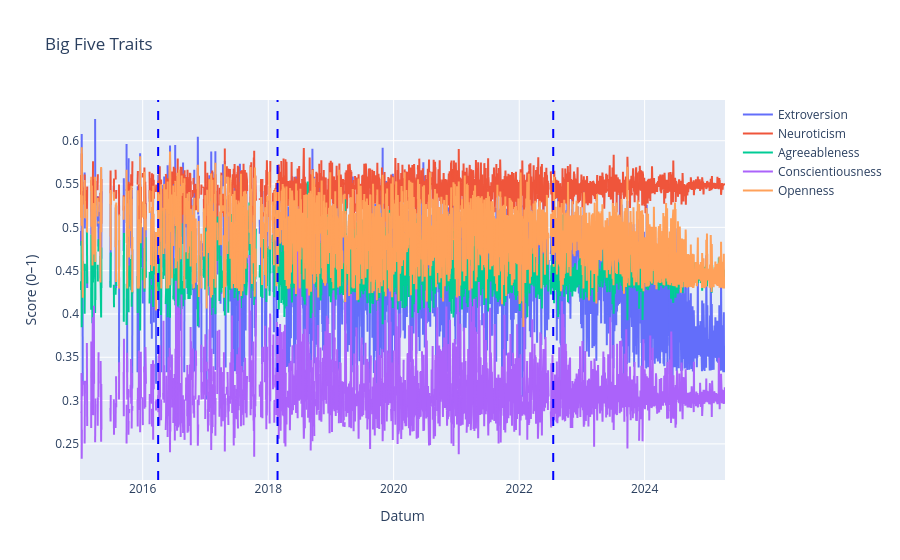

The code cell stored with this chart in its notebook:
### Code cell
# Plot 5: Persönlichkeit
fig5 = go.Figure()
for col in ['Extroversion', 'Neuroticism', 'Agreeableness', 'Conscientiousness', 'Openness']:
    fig5.add_trace(go.Scatter(x=final_daily_df["date"], y=final_daily_df[col], mode='lines', name=col))
fig5.update_layout(title="Big Five Traits", xaxis_title="Datum", yaxis_title="Score (0–1)")

# Apply change point detection for personality traits
personality_data = final_daily_df[['Extroversion', 'Neuroticism', 'Agreeableness', 'Conscientiousness', 'Openness']].fillna(0).values

# Use ruptures for change point detection
model = rpt.Binseg(model="l2")  # Binary segmentation with l2 norm
n_bkps = 3  # Number of breakpoints to detect
breakpoints = model.fit_predict(personality_data, n_bkps=n_bkps)

# Add vertical lines for detected breakpoints
for bkp in breakpoints[:-1]:  # Exclude the last breakpoint (end of data)
    fig5.add_vline(x=final_daily_df["date"].iloc[bkp], line=dict(color="blue", dash="dash"), name="Breakpoint")

print("Detected breakpoints for personality traits:", breakpoints)
print("Breakpoints as dates:", final_daily_df['date'].iloc[breakpoints[:-1]].tolist())

fig5.show()

### Figure 1 — Plotly figure (JSON) as saved in the notebook; plotly's stock layout.template omitted (floating-point values rounded to 4 significant figures; data arrays with more than 128 entries replaced by an {"elided": "..."} marker saying what was removed)
{"data": [{"mode": "lines", "name": "Extroversion", "type": "scatter", "x": {"elided": "3756 str values"}, "y": {"elided": "3756 float values"}}, {"mode": "lines", "name": "Neuroticism", "type": "scatter", "x": {"elided": "3756 str values"}, "y": {"elided": "3756 float values"}}, {"mode": "lines", "name": "Agreeableness", "type": "scatter", "x": {"elided": "3756 str values"}, "y": {"elided": "3756 float values"}}, {"mode": "lines", "name": "Conscientiousness", "type": "scatter", "x": {"elided": "3756 str values"}, "y": {"elided": "3756 float values"}}, {"mode": "lines", "name": "Openness", "type": "scatter", "x": {"elided": "3756 str values"}, "y": {"elided": "3756 float values"}}], "layout": {"shapes": [{"line": {"color": "blue", "dash": "dash"}, "name": "Breakpoint", "type": "line", "x0": "2016-03-31T00:00:00", "x1": "2016-03-31T00:00:00", "xref": "x", "y0": 0, "y1": 1, "yref": "y domain"}, {"line": {"color": "blue", "dash": "dash"}, "name": "Breakpoint", "type": "line", "x0": "2018-02-24T00:00:00", "x1": "2018-02-24T00:00:00", "xref": "x", "y0": 0, "y1": 1, "yref": "y domain"}, {"line": {"color": "blue", "dash": "dash"}, "name": "Breakpoint", "type": "line", "x0": "2022-07-18T00:00:00", "x1": "2022-07-18T00:00:00", "xref": "x", "y0": 0, "y1": 1, "yref": "y domain"}], "title": {"text": "Big Five Traits"}, "xaxis": {"title": {"text": "Datum"}}, "yaxis": {"title": {"text": "Score (0–1)"}}}}
